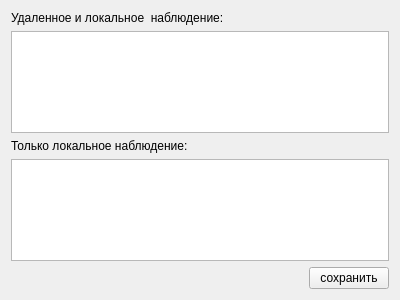
<?xml version="1.0" encoding="UTF-8"?>
<ui version="4.0">
 <class>SettingsForm</class>
 <widget class="QWidget" name="SettingsForm">
  <property name="geometry">
   <rect>
    <x>0</x>
    <y>0</y>
    <width>400</width>
    <height>300</height>
   </rect>
  </property>
  <property name="windowTitle">
   <string>Form</string>
  </property>
  <layout class="QVBoxLayout" name="verticalLayout">
   <item>
    <widget class="QLabel" name="label_2">
     <property name="text">
      <string>Удаленное и локальное  наблюдение:</string>
     </property>
    </widget>
   </item>
   <item>
    <widget class="QListWidget" name="autorize"/>
   </item>
   <item>
    <widget class="QLabel" name="label">
     <property name="text">
      <string>Только локальное наблюдение:</string>
     </property>
    </widget>
   </item>
   <item>
    <widget class="QListWidget" name="printerList"/>
   </item>
   <item>
    <layout class="QHBoxLayout" name="horizontalLayout">
     <item>
      <spacer name="horizontalSpacer">
       <property name="orientation">
        <enum>Qt::Horizontal</enum>
       </property>
       <property name="sizeHint" stdset="0">
        <size>
         <width>40</width>
         <height>20</height>
        </size>
       </property>
      </spacer>
     </item>
     <item>
      <widget class="QPushButton" name="saveButton">
       <property name="text">
        <string>сохранить</string>
       </property>
      </widget>
     </item>
    </layout>
   </item>
  </layout>
 </widget>
 <resources/>
 <connections/>
</ui>
